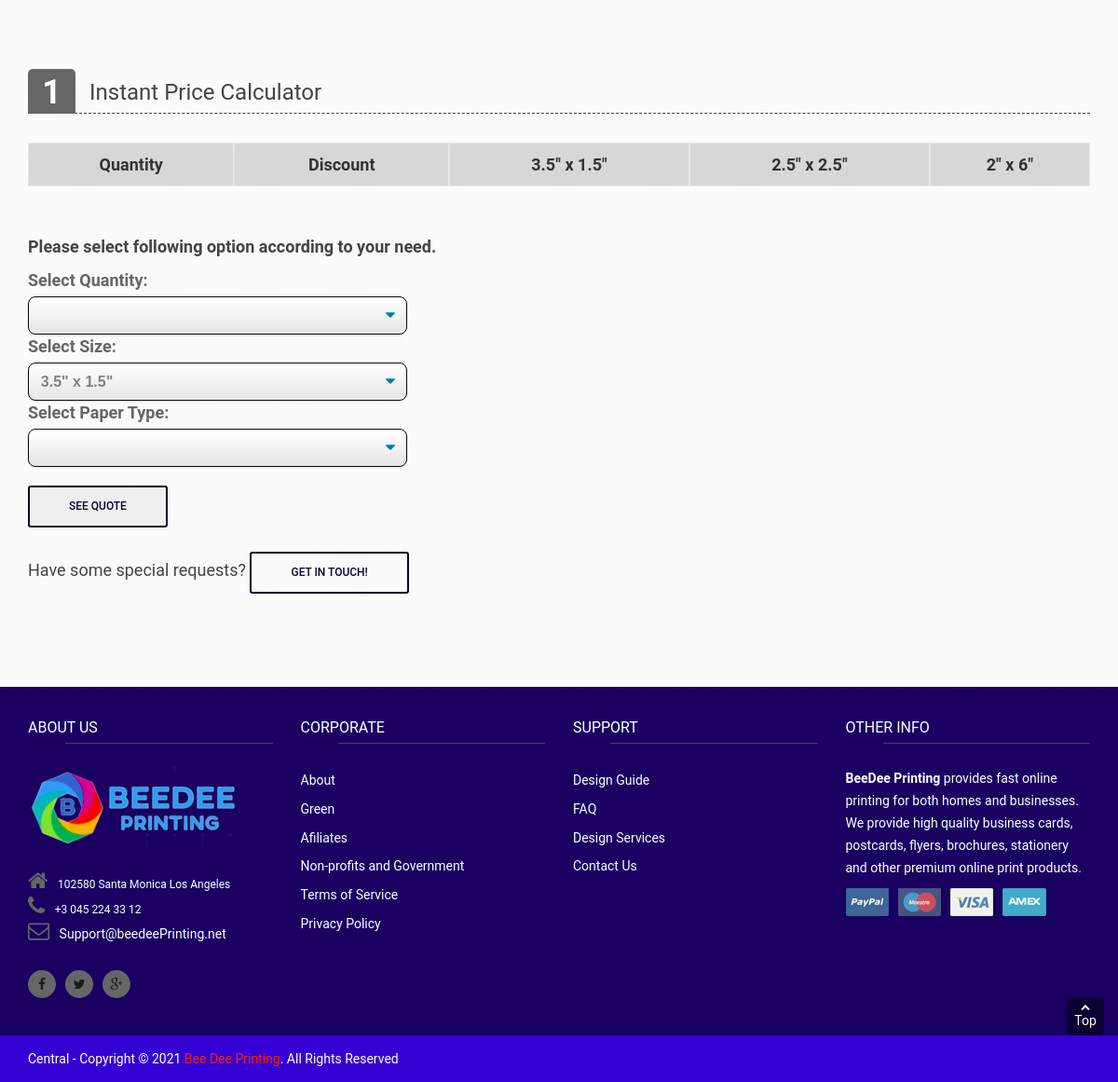
The app's page /marketing-products/hangtags-detail (lower part), older data.
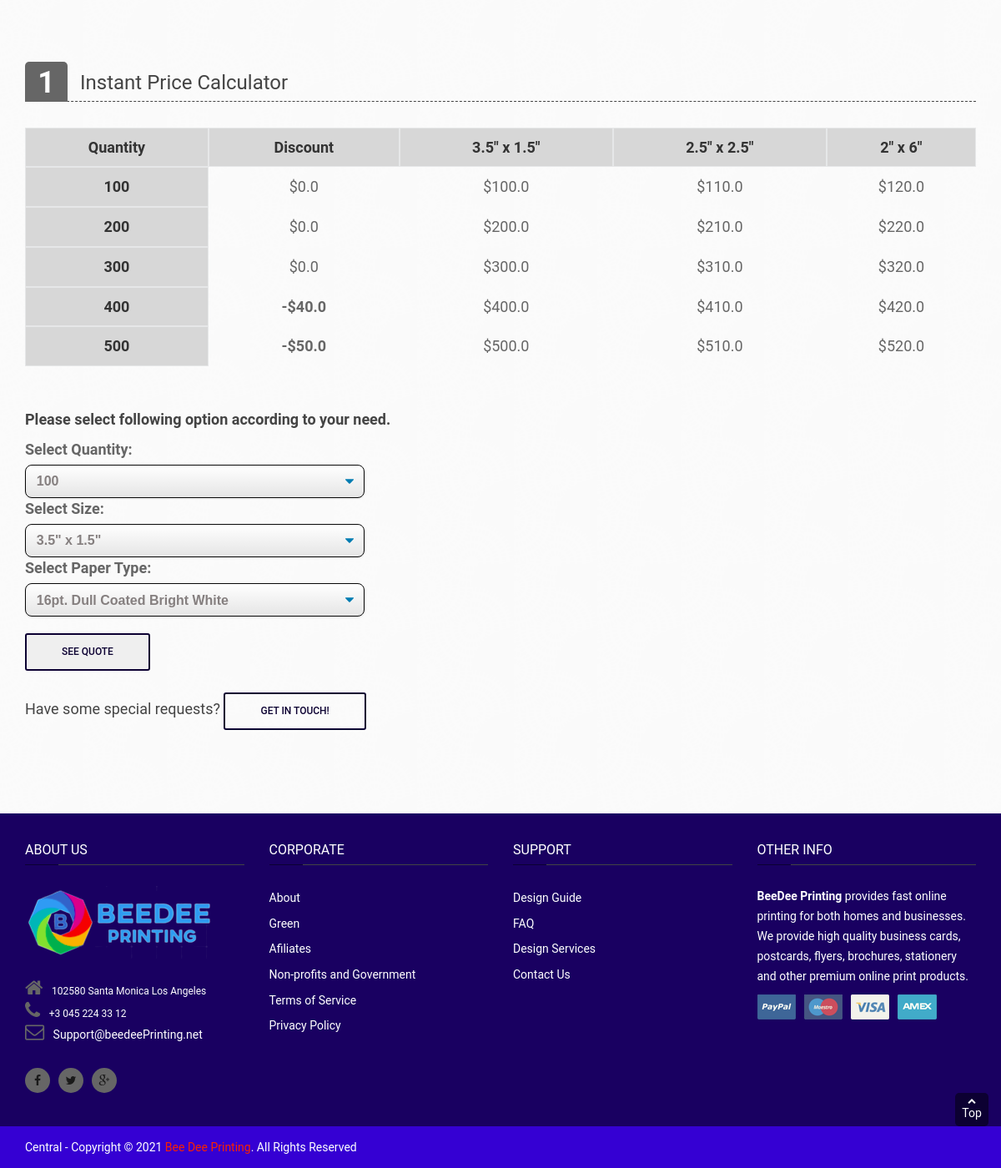
The same page, newer data.
### Marketing_Products/models.py (models this page shows, shortened)
class HangTags(models.Model):
    Quantity = models.PositiveIntegerField(default=0, blank=False, editable=True)
    Three_By_Five_By_One_By_Five = models.FloatField(default=0, blank=False, editable=True, validators=[MinValueValidator(0.0)], verbose_name = '3.5" x 1.5"')
    Discount = models.FloatField(default=0, blank=False, editable=True, validators=[MinValueValidator(0.0)], verbose_name = 'Discount')
    Two_By_Five_By_Two_By_Five = models.FloatField(default=0, blank=False, editable=True, validators=[MinValueValidator(0.0)], verbose_name = '2.5" x 2.5"')
    Two_By_Six = models.FloatField(default=0, blank=False, editable=True, validators=[MinValueValidator(0.0)], verbose_name = '2" x 6"')
    class Meta:
        verbose_name = "5 - Hang Tag"

### Marketing_Products/views.py (the view)
# urls.py: path('hangtags-detail', Hangtags_Detail, name='hangtags-detail'),
def Hangtags_Detail (request):
    product = mp_products.objects.get(id=4)
    table = HangTags.objects.all()
    b_object = b_products.objects.all()
    bc_object = bc_products.objects.all()
    bs_object = bs_products.objects.all()
    lf_object = lf_products.objects.all()
    mp_object = mp_products.objects.all()
    urls_bc_aside =  urls_bc_aside = ["/business-cards/business-card-detail" , "/business-cards/edge-painted-detail", "/business-cards/foil-business-card-detail","/business-cards/raised-spot-uv-business-card-detail", "/business-cards/pantone-business-cards-detail", "/business-cards/plastic-business-cards-detail", "/business-cards/raised-ink-business-cards-detail"]
    urls_bs_aside =  ["/business-stationary/envelopes-detail", "/business-stationary/letterhead-detail", "/business-stationary/notepad-detail"]
    urls_lf_aside = ["/large-format/floor-stickers-detail", "/large-format/foamcore-poster-detail", "/large-format/poster-printing-detail", "/large-format/retractable-banners-detail", "/large-format/table-cover-detail"]
    urls_mp_aside = ["calenders-detail","brouchers-flyers-detail" , "postcards-detail", "hangtags-detail", "labels-and-stickers-detail" , "ncr-forms-detail" , "presentation-folder-detail", "custom-holiday-cards-detail"]
    b_urls = ["/boxes/pillow-boxes-detail", "/boxes/gable-boxes-detail" ,"/boxes/window-boxes-detail", "/boxes/mailer-boxes-detail" , "/boxes/kraft-boxes-detail", "/boxes/cosmetics-boxes-detail" ,"/boxes/sleeve-boxes-detail", "/boxes/display-boxes-detail", "/boxes/beverage-boxes-detail", "/boxes/candle-boxes-detail", "/boxes/auto-parts-boxes-detail", "/boxes/pizza-boxes-detail"]
    b_aside = zip(b_urls,b_object)
    mp_aside = zip(urls_mp_aside, mp_object)
    bs_aside = zip(urls_bs_aside, bs_object)
    bc_aside = zip(urls_bc_aside,bc_object)
    lf_aside = zip(urls_lf_aside, lf_object)
    menu = HangTags.objects.all()
    menu1 = Extra_features.objects.all()
    if request.POST:
        var = request.POST
        quantity = var['quantity']
        size = var['size']
        paper_type = var['paper_type']
        size_quantity_query = HangTags.objects.filter(Quantity=quantity).values(size)
        paper_price_query = Extra_features.objects.filter(paper_type=paper_type).values('paper_type_price')
        discount_query = HangTags.objects.filter(Quantity=quantity).values('Discount')
        for i in paper_price_query:
            price_paper = i['paper_type_price']
        for o in size_quantity_query:
            price_size_quantity = o[size]
        for y in discount_query:
            price_discount = y['Discount']
        total_price = ((float(price_paper) * float(quantity)) + price_size_quantity) - price_discount
        extra_f_dict = {"Size": size,
                        "Paper_type": paper_type,
                        }
        request.session['invoice'] = total_price
        request.session['label'] = product.Label
        request.session['discount'] = price_discount
        request.session['id'] = 4
        request.session['cat'] = 'mp_products'
        request.session['extra_f'] = extra_f_dict
        request.session['quantity'] = quantity
        print('Form Submitted')
    else:
        total_price = 0
        request.session['invoice'] = 0
        request.session['label'] = 0
        request.session['discount'] = 0
        print('Form Not Submitted')
    context = {
        'total_price' : total_price,
        "menu": menu,
        "menu1": menu1,
        "table" : table,
        "bc_product" : bc_object,
        "bs_product" : bs_object,
        "lf_product" : lf_object,
        "mp_product" : mp_object,
        "label" : product.Label,
        "bc_aside": bc_aside,
        "Description": product.Description,
        "image1" : product.image1,
        "image2" : product.image2,
        "image3" : product.image3,
        "bs_aside" : bs_aside,
        "lf_aside": lf_aside,
        "b_aside": b_aside,
        "mp_aside": mp_aside,
    }
    if request.POST:
        return redirect('/checkout')
    return render(request, "Marketing_Products/hangtags.html", context)

### Marketing_Products/templates/Marketing_Products/hangtags.html (shortened to what the changed rows need)
{% extends 'base.html' %}
{% load static %}
{% block content %}
<main class="main" id="product-detail">
    <section class="add-to-cart-w">
        <div class="container">
            <div class="row">
                <div class="col-md-12 col-sm-12 product-options">
                    <div class="row">
                        <div class="option-grib-w col-md-12">
                            <div class="scroll-pane horizontal-only">
                                <table>
                                    <tr class="strikeout">
                                        <th>Quantity</th>
                                        <th>Discount</th>
                                        <th rowspan="1"> 3.5" x 1.5"</th>
                                        <th rowspan="1"> 2.5" x 2.5"</th>
                                        <th rowspan="1"> 2" x 6"</th>
                                    </tr>
                                    {% for table in table %}
                                    <tr>
                                        <th>{{ table.Quantity }} </th>
                                        <td>
                                            {% if table.Discount %}
                                            <strong> -${{ table.Discount }} </strong>
                                            {% else %}
                                            ${{ table.Discount }}
                                           {% endif %}
                                        </td>
                                        <td>
                                            ${{ table.Three_By_Five_By_One_By_Five }}
                                        </td>
                                        <td>
                                            ${{ table.Two_By_Five_By_Two_By_Five }}
                                        </td>
                                        <td>
                                            ${{ table.Two_By_Six }}
                                        </td>
                                    </tr>
                                    {% endfor %}
                                </table>
                            </div>
                        </div>
                    </div>
                    <br>
                    <br>
                    <form method="POST" id="product-detail-form">
                        <div class="options-list-w">
                            <div class="row">
                                <div class="block-options col-md-4 col-sm-5">
                                    <div class="options-col">
                                        <label for="cars">Select Quantity:</label>
                                        <select class="select-css" name="quantity">
                                            {% for menu in menu %}
                                            <option value="{{ menu.Quantity }}">{{ menu.Quantity }}</option>
                                            {% endfor %}
                                        </select>
                                    </div>
                                </div>
                            </div>
                            <div class="row">
                                <div class="block-options col-md-4 col-sm-5">
                                    <div class="options-col">
                                        <label for="cars">Select Paper Type:</label>
                                        <select class="select-css" name="paper_type">
                                            {% for menu1 in menu1 %}
                                            {% if menu1.paper_type == '16pt. Dull Coated Bright White' %}
                                            <option value="{{  menu1.paper_type }}">{{ menu1.paper_type }}</option>
                                            {% endif %}
                                            {% endfor %}
                                        </select>
                                    </div>
                                </div>
                            </div>
                        </div>
                    </form>
                    <br>
                </div>
            </div>
        </div>
    </section>
</main>
{% endblock content %}

Row changes from the older to the newer data that the page shows:
added HangTags: Quantity "100", Discount "0.0", Three_By_Five_By_One_By_Five "100.0", Two_By_Five_By_Two_By_Five "110.0", Two_By_Six "120.0"
added HangTags: Quantity "200", Discount "0.0", Three_By_Five_By_One_By_Five "200.0", Two_By_Five_By_Two_By_Five "210.0", Two_By_Six "220.0"
added HangTags: Quantity "300", Discount "0.0", Three_By_Five_By_One_By_Five "300.0", Two_By_Five_By_Two_By_Five "310.0", Two_By_Six "320.0"
added HangTags: Quantity "400", Discount "40.0", Three_By_Five_By_One_By_Five "400.0", Two_By_Five_By_Two_By_Five "410.0", Two_By_Six "420.0"
added HangTags: Quantity "500", Discount "50.0", Three_By_Five_By_One_By_Five "500.0", Two_By_Five_By_Two_By_Five "510.0", Two_By_Six "520.0"
Text that changed along with them:
form field quantity: (not shown) → "100"
form field paper_type: (not shown) → "16pt. Dull Coated Bright White"
